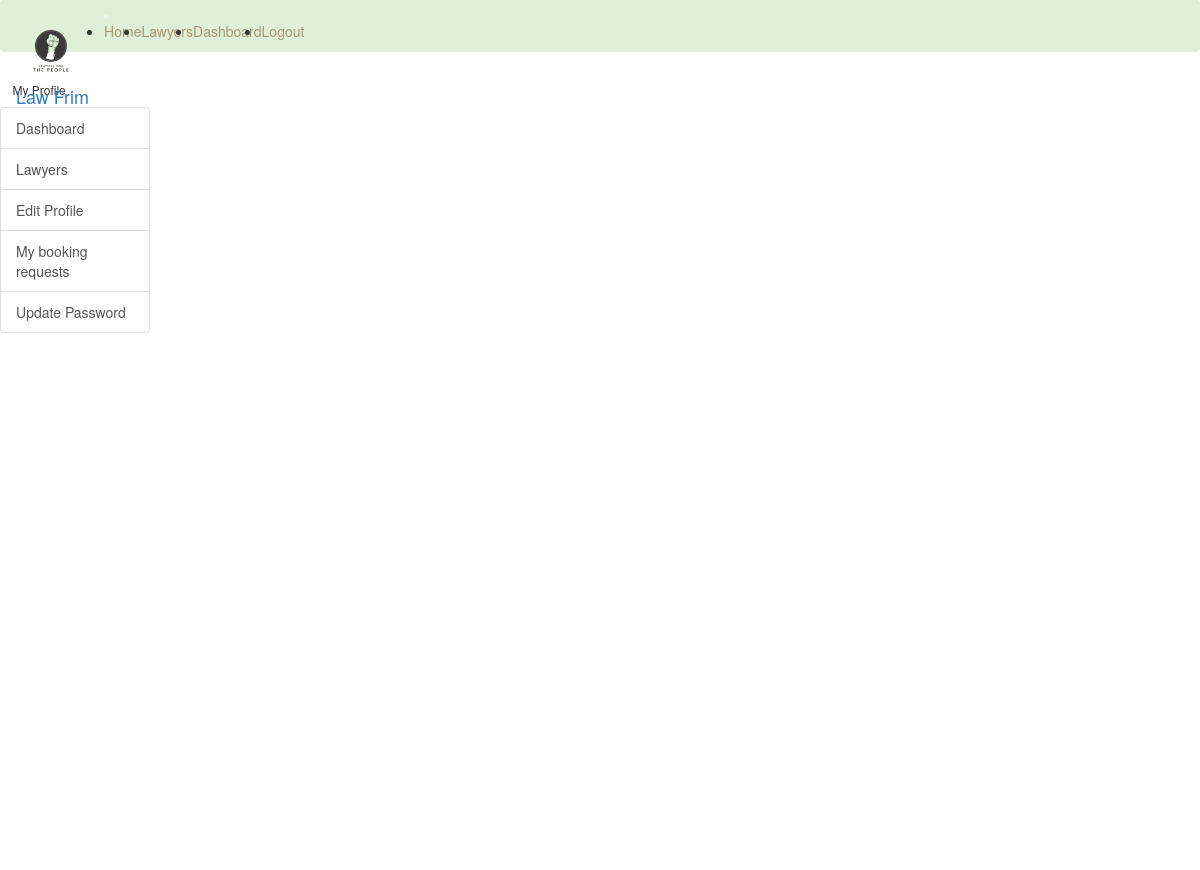
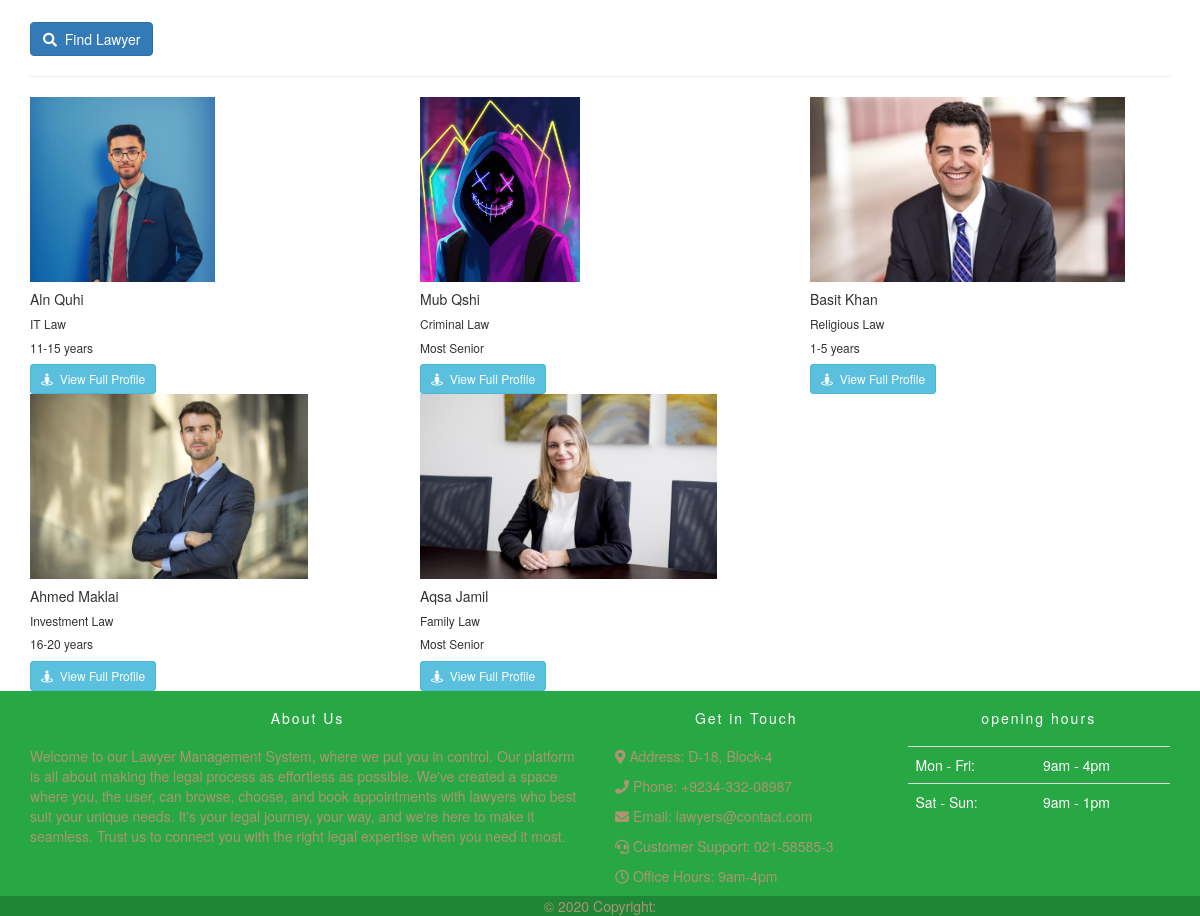
Screenshot of /lawyerfind.php (signed in) with the database file from the repository (2 pictures, top to bottom).
### tables this page shows
CREATE TABLE `lawyer` (
  `ID` int(11) NOT NULL,
  `lawyer_id` varchar(20) NOT NULL,
  `contact_Number` varchar(15) NOT NULL,
  `university_College` varchar(100) NOT NULL,
  `degree` varchar(100) NOT NULL,
  `passing_year` varchar(100) NOT NULL,
  `full_address` varchar(200) NOT NULL,
  `city` varchar(50) NOT NULL,
  `zip_code` varchar(50) NOT NULL,
  `practise_Length` varchar(100) NOT NULL,
  `case_handle` varchar(500) NOT NULL,
  `speciality` varchar(100) NOT NULL,
  `image` varchar(150) NOT NULL
);

CREATE TABLE `user` (
  `u_id` varchar(20) NOT NULL,
  `first_Name` varchar(100) NOT NULL,
  `last_Name` varchar(100) NOT NULL,
  `email` varchar(100) NOT NULL,
  `password` varchar(100) NOT NULL,
  `status` varchar(100) NOT NULL,
  `role` varchar(100) NOT NULL
);

### lawyerfind.php (the view, shortened to what this page needs)
<?php
	if($_SESSION['login']==TRUE AND $_SESSION['status']=='Active'){
	?>
	<!doctype html>
	<html lang="en">
		<head>
			<link rel="stylesheet" href="https://use.fontawesome.com/releases/v5.8.1/css/all.css">
			<link rel="stylesheet" href="css/all.css">
			<link rel="stylesheet" href="css/simple-sidebar.css">
			<link rel="stylesheet" href="css/bootstrap.css">
			<link rel="stylesheet" href="css/style.css">
			<link rel="stylesheet" href="css/media.css">
		</head>
		<body>
			<nav class="navbar navbar-dark bg-success">
			<a class="navbar-brand" href="index.php">
				<img src="images/logo.png"
					width="70" height="70" alt="logo">
				Law Frim
			</a>
			<button class="navbar-toggler" type="button" data-toggle="collapse" data-target="#navbar-list"
				aria-controls="navbarNav" aria-expanded="false" aria-label="Toggle navigation">
			</button>
			<div class="collapse navbar-collapse" id="navbar-list">
				<ul class="navbar-nav">
				    <li class="active">
						<a class="nav-link cus-a" href="index.php">Home <span class="sr-only">(current)</span></a>
						</li>
						<li class="">
							<a class="nav-link cus-a" href="lawyers.php">Lawyers</a>
						</li>
						<?php if(isset($_SESSION['login']) && $_SESSION['login'] == TRUE){ ?>
						<li class="">
							<a class="nav-link cus-a" href="user_dashboard.php">Dashboard</a>
						</li>
						<li class="">
							<a class="nav-link cus-a" href="logout.php">Logout</a>
						</li>
					<?php }?>
				</ul>
			</div>
		</nav>
			<body>
				<div class="d-flex" id="wrapper">
					<div class="bg-light border-right" id="sidebar-wrapper">
						<div class="sidebar-heading">My Profile</div>
						<div class="list-group list-group-flush">
							<a href="user_dashboard.php" class="list-group-item list-group-item-action bg-light">Dashboard</a>
							<a href="lawyerfind.php" class="list-group-item list-group-item-action bg-light">Lawyers</a>
							<a href="user_profile.php" class="list-group-item list-group-item-action bg-light">Edit Profile</a>
							<a href="user_booking.php" class="list-group-item list-group-item-action bg-light">My booking requests</a>
							<a href="update_password.php" class="list-group-item list-group-item-action bg-light">Update Password</a>
						</div>
					</div>
					<div id="page-content-wrapper">
			<div class="" id="wrapper">
				<section class="">
					<div class="container">
					<br/>
					<a href="findlawyer2.php"type="submit" class="btn btn-md btn-primary "><i class="fa fa-search"></i>&nbsp; Find Lawyer</a>
					<hr/>
						<div class="row " >
							<?php
								$conn = connect();
								$result = mysqli_query($conn,"SELECT * FROM user,lawyer WHERE user.u_id=lawyer.lawyer_id AND user.status='Active'");
								while($row = mysqli_fetch_array($result)) {
								?>
								<div class="col-md-4">
									<div class="card" style="width: 18rem;">
										<img src="images/upload/<?php echo $row["image"]; ?>" class="card-img-top cusimg img-fluid" alt="img">
										<div class="card-body">
											<h5 class="card-title"><?php echo $row["first_Name"]; ?> <?php echo $row["last_Name"]; ?></h5>
											<h6 class="card-title"><?php echo $row["speciality"]; ?></h6>
											<h6 class="card-title"><span><?php echo $row["practise_Length"]; ?></span></h6>
											<a class="btn btn-sm btn-info" href="lawyerfind1.php?u_id=<?php echo $row["u_id"]; ?>"><i class="fa fa-street-view"></i>&nbsp; View Full Profile</a>
										</div>
									</div>
								</div>
								<?php
								}
							?>
						</div>
					</div>
				</section>
			</div>
					</div>
				</div>
			</body>
	<footer style="background-color: #28a745;">
		<div class="container p-4">
			<div class="row">
				<div class="col-lg-6 col-md-12 mb-4">
					<h5 class="mb-3" style="letter-spacing: 2px; color: #ffffff;">About Us</h5>
					<p>Welcome to our Lawyer Management System, where we put you in control. Our platform is all about
						making the legal process as effortless as possible. We've created a space where you, the user,
						can browse, choose, and book appointments with lawyers who best suit your unique needs. It's
						your legal journey, your way, and we're here to make it seamless. Trust us to connect you with
						the right legal expertise when you need it most.</p>
				</div>
				<div class="col-lg-3 col-md-6 mb-4">
					<h5 class="mb-3" style="letter-spacing: 2px; color: #ffffff;">Get in Touch</h5>
					<ul class="list-unstyled mb-0">
						<div class="contact-details">
							<p><i class="fas fa-map-marker-alt"></i> Address: D-18, Block-4</p>
							<p><i class="fas fa-phone"></i> Phone: +9234-332-08987</p>
							<p><i class="fas fa-envelope"></i> Email: lawyers@contact.com</p>
							<p><i class="fas fa-headset"></i> Customer Support: 021-58585-3</p>
							<p><i class="far fa-clock"></i> Office Hours: 9am-4pm</p>
						</div>
					</ul>
				</div>
				<div class="col-lg-3 col-md-6 mb-4">
					<h5 class="mb-1" style="letter-spacing: 2px; color: #ffffff;">opening hours</h5>
					<table class="table" style="color: #ffffff; border-color: #666;">
						<tbody>
							<tr>
								<td>Mon - Fri:</td>
								<td>9am - 4pm</td>
							</tr>
							<tr>
								<td>Sat - Sun:</td>
								<td>9am - 1pm</td>
							</tr>
						</tbody>
					</table>
				</div>
			</div>
		</div>
		<div class="text-center p-3" style="background-color: rgba(0, 0, 0, 0.2);">
			© 2020 Copyright:
		</div>
	</footer>
		</body>
	</html>
	<?php
	}else
	header('location:login.php?deactivate');
?>

### css/all.css (style rules this page uses)
.fa,.fab,.fal,.far,.fas { -moz-osx-font-smoothing:grayscale;-webkit-font-smoothing:antialiased;display:inline-block;font-style:normal;font-variant:normal;text-rendering:auto;line-height:1 }
.fa-clock:before { content:"\f017" }
.fa-envelope:before { content:"\f0e0" }
.fa-headset:before { content:"\f590" }
.fa-map-marker-alt:before { content:"\f3c5" }
.fa-phone:before { content:"\f095" }
.fa-search:before { content:"\f002" }
.fa-street-view:before { content:"\f21d" }
.far { font-weight:400 }
.fa,.far,.fas { font-family:"Font Awesome 5 Free" }
.fa,.fas { font-weight:900 }

### css/simple-sidebar.css (style rules this page uses)
body { overflow-x: hidden; }
#sidebar-wrapper { min-height: 100vh; margin-left: -15rem; -webkit-transition: margin .25s ease-out; -moz-transition: margin .25s ease-out; -o-transition: margin .25s ease-out; transition: margin .25s ease-out; }
#sidebar-wrapper .sidebar-heading { padding: 0.875rem 1.25rem; font-size: 1.2rem; }
#sidebar-wrapper .list-group { width: 15rem; }
#page-content-wrapper { min-width: 100vw; }
@media (min-width: 768px) { #sidebar-wrapper { margin-left: 0; } }
@media (min-width: 768px) { #page-content-wrapper { min-width: 0; width: 100%; } }

### css/style.css (style rules this page uses)
* { margin: 0; padding: 0; }
html { height: 100% !important; }
body { display: flex !important; min-height: 100% !important; flex-direction: column; }
.cus-a { color: #af9473 ; }
.cusimg { height: 185px; }
footer { margin-top: auto; background-color: black; color: #af9473 !important; }
footer h5 { text-align: center; margin: 20px 0px; }

### rows the page displays
lawyer: image (picture), lawyer.first_Name "Aln", lawyer.last_Name "Quhi", speciality "IT Law", practise_Length "11-15 years"
lawyer: image (picture), lawyer.first_Name "Mub", lawyer.last_Name "Qshi", speciality "Criminal Law", practise_Length "Most Senior"
lawyer: image (picture), lawyer.first_Name "Basit", lawyer.last_Name "Khan", speciality "Religious Law", practise_Length "1-5 years"
lawyer: image (picture), lawyer.first_Name "Ahmed", lawyer.last_Name "Maklai", speciality "Investment Law", practise_Length "16-20 years"
lawyer: image (picture), lawyer.first_Name "Aqsa", lawyer.last_Name "Jamil", speciality "Family Law", practise_Length "Most Senior"
